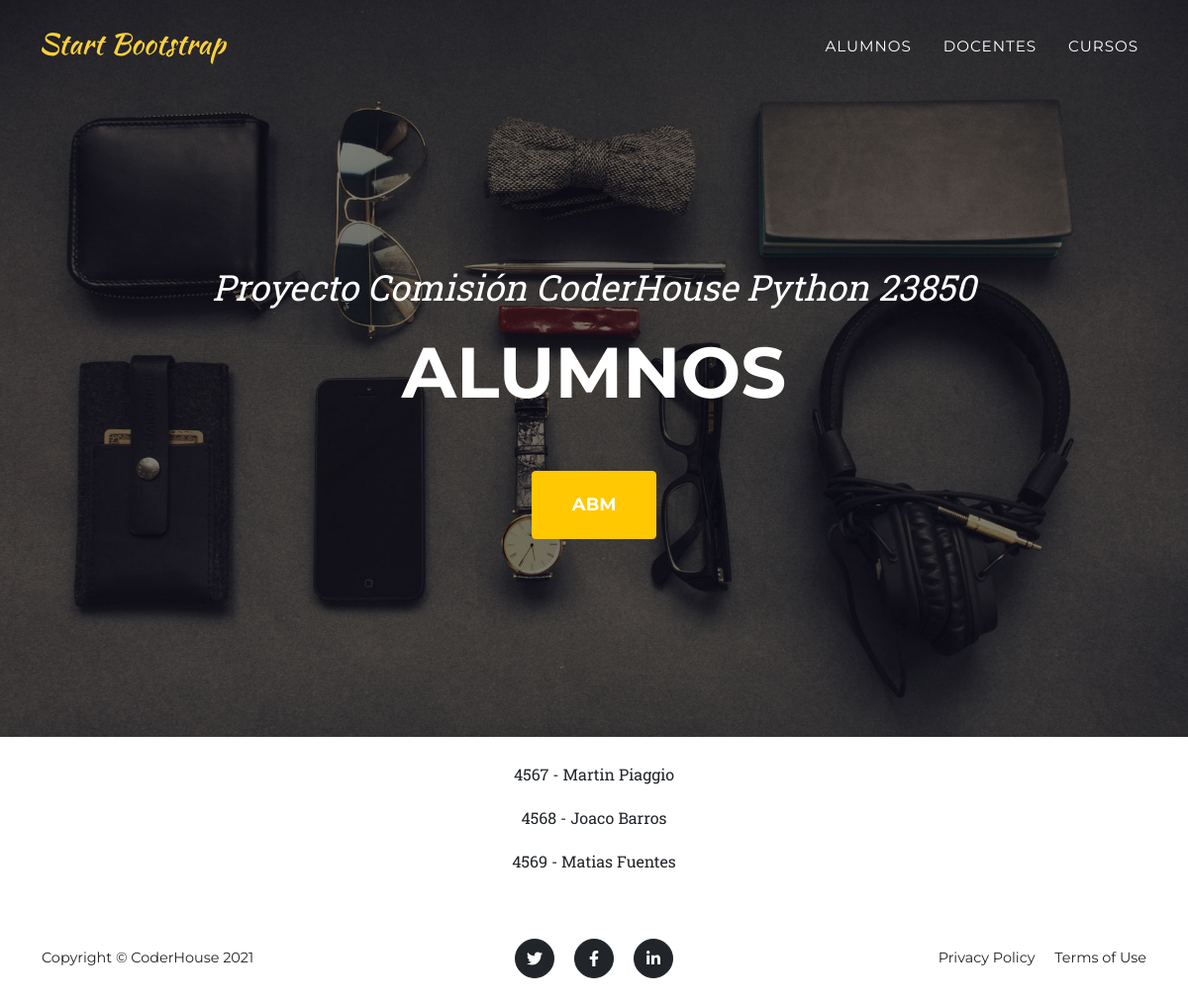
Page /AppCoder/alumnos on the earlier database version.
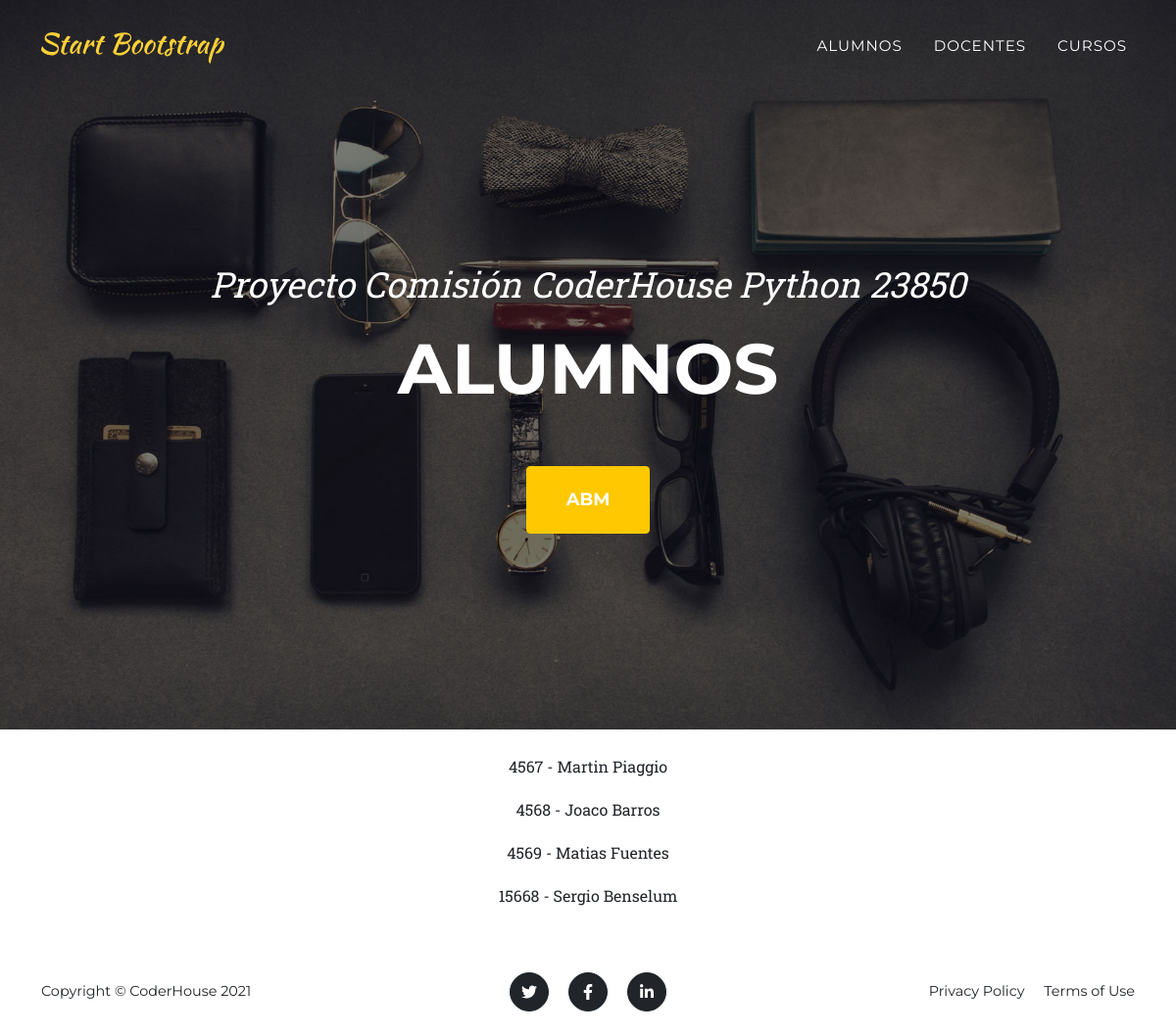
Same page on the later database version.
### AppCoder/models.py (models this page shows)
class Alumno(models.Model):
    nombre = models.CharField(max_length=40)
    apellido = models.CharField(max_length=40)
    matricula = models.IntegerField()
    def __str__(self):
        return (f"{self.matricula} - {self.nombre} {self.apellido}")

### AppCoder/views.py (the view)
# urls.py: path('alumnos', views.alumnos, name = "Alumnos"),
def alumnos(request):
    alumnos = Alumno.objects.all()
    contexto = {"alumnos" : alumnos}
    return render (request, "AppCoder/alumnos.html", contexto)

### AppCoder/templates/AppCoder/alumnos.html (shortened to what this page needs)
{% extends "AppCoder/parent.html" %}
{% load static %}
{% block titlecontent %}
    <header class="masthead">
        <div class="container">
            <div class="masthead-subheading">Proyecto Comisión CoderHouse Python 23850</div>
            <div class="masthead-heading text-uppercase">Alumnos</div>
            <a class="btn btn-primary btn-xl text-uppercase" href="{% url 'ABM-Alumnos' %}">ABM</a>
        </div>
    </header>
{% endblock %}
{% block maincontent %}
    <br>
    <center>
        {% for x in alumnos %}
        <p>{{x}}</p>
        {% endfor %}
    </center>
    <br>
{% endblock %}

### AppCoder/templates/AppCoder/parent.html (shortened to what this page needs)
<!DOCTYPE html>
<html lang="en">
    <head>
        {% load static %}
        <link href="{% static 'AppCoder/css/styles.css' %}" rel="stylesheet" />
    </head>
    <body id="page-top">
        <nav class="navbar navbar-expand-lg navbar-dark fixed-top" id="mainNav">
            <div class="container">
                <a class="navbar-brand" href="{% url 'Inicio' %}"><img src="{% static 'AppCoder/assets/img/navbar-logo.svg' %}" alt="..." /></a>
                <div class="collapse navbar-collapse" id="navbarResponsive">
                    <ul class="navbar-nav text-uppercase ms-auto py-4 py-lg-0">
                        <li class="nav-item"><a class="nav-link" href="{% url 'Alumnos' %}">Alumnos</a></li>
                        <li class="nav-item"><a class="nav-link" href="{% url 'Docentes' %}">Docentes</a></li>
                        <li class="nav-item"><a class="nav-link" href="{% url 'Cursos' %}">Cursos</a></li>
                    </ul>
                </div>
            </div>
        </nav>
        {% block titlecontent %}
        {% endblock %}
        {% block maincontent %}
        {% endblock %}
        <footer class="footer py-4">
            <div class="container">
                <div class="row align-items-center">
                    <div class="col-lg-4 text-lg-start">Copyright &copy; CoderHouse 2021</div>
                    <div class="col-lg-4 my-3 my-lg-0">
                        <a class="btn btn-dark btn-social mx-2" href="#!"><i class="fab fa-twitter"></i></a>
                        <a class="btn btn-dark btn-social mx-2" href="#!"><i class="fab fa-facebook-f"></i></a>
                        <a class="btn btn-dark btn-social mx-2" href="#!"><i class="fab fa-linkedin-in"></i></a>
                    </div>
                    <div class="col-lg-4 text-lg-end">
                        <a class="link-dark text-decoration-none me-3" href="#!">Privacy Policy</a>
                        <a class="link-dark text-decoration-none" href="#!">Terms of Use</a>
                    </div>
                </div>
            </div>
        </footer>
    </body>
</html>

Differences in the rows shown:
added Alumno: matricula+nombre+apellido "15668 - Sergio Benselum"
